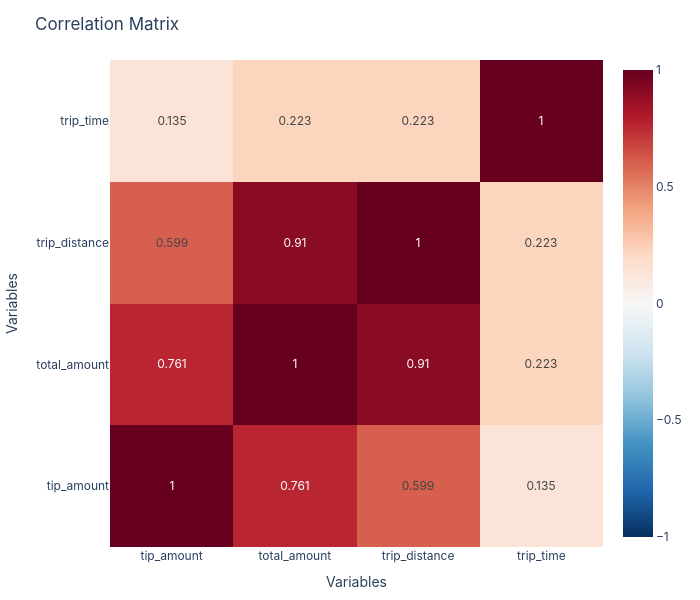

Write notebook code for a chart like this one.
### Code cell
temp_06_correlation_matrix(df, None)

#temp_06_correlation_matrix(None, TABLES_DIR / "temp_06_correlation_matrix.csv")

### Figure 1 — Plotly figure (JSON) as saved in the notebook; plotly's stock layout.template omitted (floating-point values rounded to 4 significant figures)
{"data": [{"colorscale": [[0, "rgb(5,48,97)"], [0.1, "rgb(33,102,172)"], [0.2, "rgb(67,147,195)"], [0.3, "rgb(146,197,222)"], [0.4, "rgb(209,229,240)"], [0.5, "rgb(247,247,247)"], [0.6, "rgb(253,219,199)"], [0.7, "rgb(244,165,130)"], [0.8, "rgb(214,96,77)"], [0.9, "rgb(178,24,43)"], [1, "rgb(103,0,31)"]], "hoverongaps": false, "hovertemplate": "%{x} vs %{y}<br>Correlation: %{z:.3f}<extra></extra>", "text": [[1.0, 0.761, 0.599, 0.135], [0.761, 1.0, 0.91, 0.223], [0.599, 0.91, 1.0, 0.223], [0.135, 0.223, 0.223, 1.0]], "textfont": {"size": 12}, "texttemplate": "%{text}", "type": "heatmap", "x": ["tip_amount", "total_amount", "trip_distance", "trip_time"], "y": ["tip_amount", "total_amount", "trip_distance", "trip_time"], "z": [[1.0, 0.7605, 0.599, 0.135], [0.7605, 1.0, 0.9099, 0.2235], [0.599, 0.9099, 1.0, 0.2227], [0.135, 0.2235, 0.2227, 1.0]], "zmax": 1, "zmin": -1}], "layout": {"font": {"family": "Inter, sans-serif", "size": 12}, "height": 600, "hovermode": "x unified", "margin": {"b": 50, "l": 60, "r": 30, "t": 60}, "title": {"text": "Correlation Matrix"}, "width": 700, "xaxis": {"title": {"text": "Variables"}}, "yaxis": {"title": {"text": "Variables"}}}}
